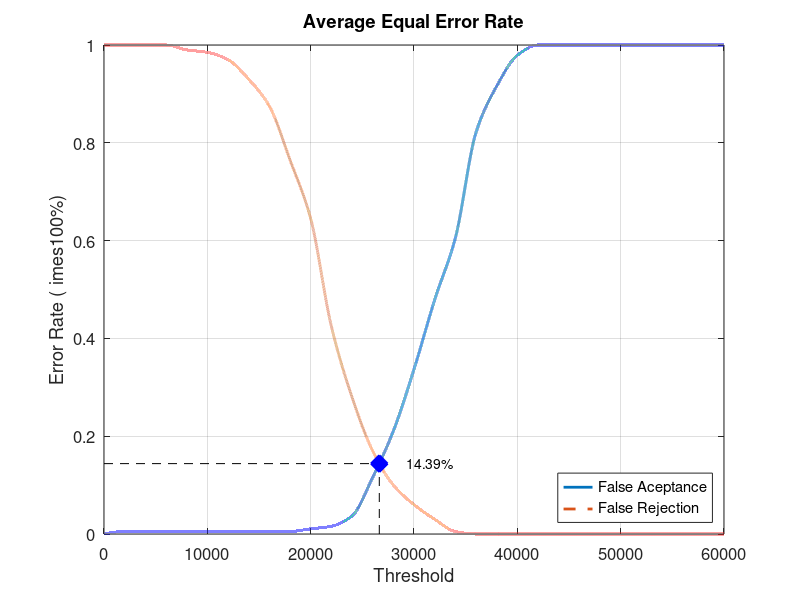
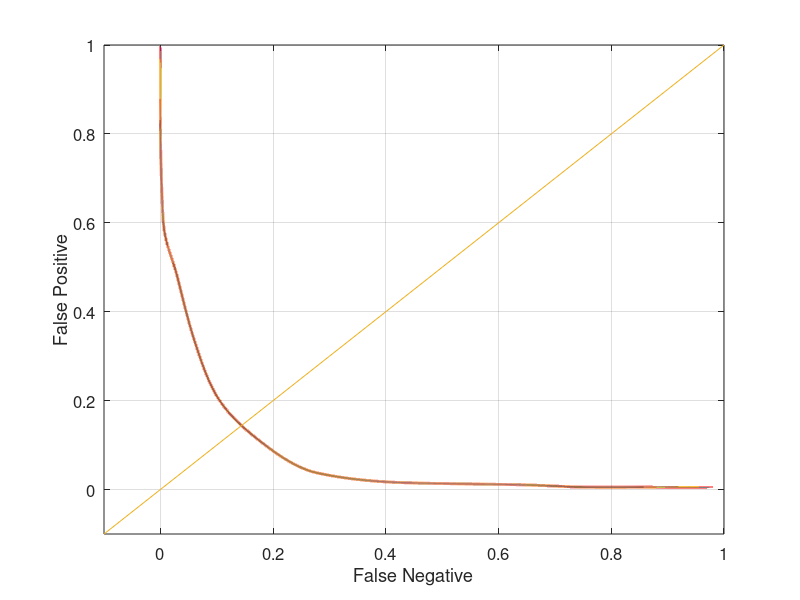

Reproduce these figures in MATLAB, in order.
close all;
clear;
clc;
x = 0:2000:60000;
xq = 0:0.5:60000;

y0 = [0 0.00526316 0.00526316 0.00526316 0.00526316 0.00526316 0.00526316 0.00526316 0.00526316 0.00526316 0.0105263 0.0157895 0.0368421 0.115789 0.210526 0.336842 0.478947 0.605263 0.821053 0.915789 0.978947 1 1 1 1 1 1 1 1 1 1]
yy0 = interp1(x, y0, xq, 'pchip');
y1 = [1 1 1 1 0.99 0.985 0.97 0.93 0.875 0.765 0.645 0.425 0.28 0.17 0.1 0.06 0.03 0.005 0 0 0 0 0 0 0 0 0 0 0 0 0]
yy1 = interp1(x, y1, xq, 'pchip');

% Calculating EER: 
y2 = abs(y0 - y1);
find(y2 == min(y2))
yy2 = abs(yy0 - yy1);
xEER = find(yy2 == min(yy2));
xEERIndex = xq(xEER) % X-axis EER
yEER = yy0(xEER) % Y-axis EER

main = figure
plot(xq, yy0,'-','LineWidth', 2);	hold on
plot(xq, yy1,'--','LineWidth', 2);	hold on
plot([xEERIndex xEERIndex], [0 yEER], 'k--');	hold on
plot([0 xEERIndex], [yEER yEER], 'k--');	hold on
plot(xEERIndex, yEER, 'bx', 'LineWidth', 10);	hold on
text(xEERIndex + 10 * xEERIndex / 100, yEER, [num2str(round((10000 * yEER)) / 100) '%'])
legend('False Aceptance', 'False Rejection', 'Location', 'SouthEast')
xlabel('Threshold')
ylabel('Error Rate (	imes100%)')
title('Average Equal Error Rate')
set(gca, 'FontSize', 12)
axis([0 60000 0 1])
grid on

print(main, 'Database1_1Main', '-dpng');
FNRxFPR = figure('Color', [1 1 1]);
plot(yy1, yy0, '-', yy1, yy0, 'LineWidth', 2);
hold on
y = -0.1:0.1:1
plot(y, y); 
set(gca, 'FontSize', 12)
xlabel('False Negative')
ylabel('False Positive')
axis([-0.1 1 -0.1 1])
set(gca, 'FontSize', 12)
grid on

print(FNRxFPR, 'Database1_1FNRxFPR','-dpng');
